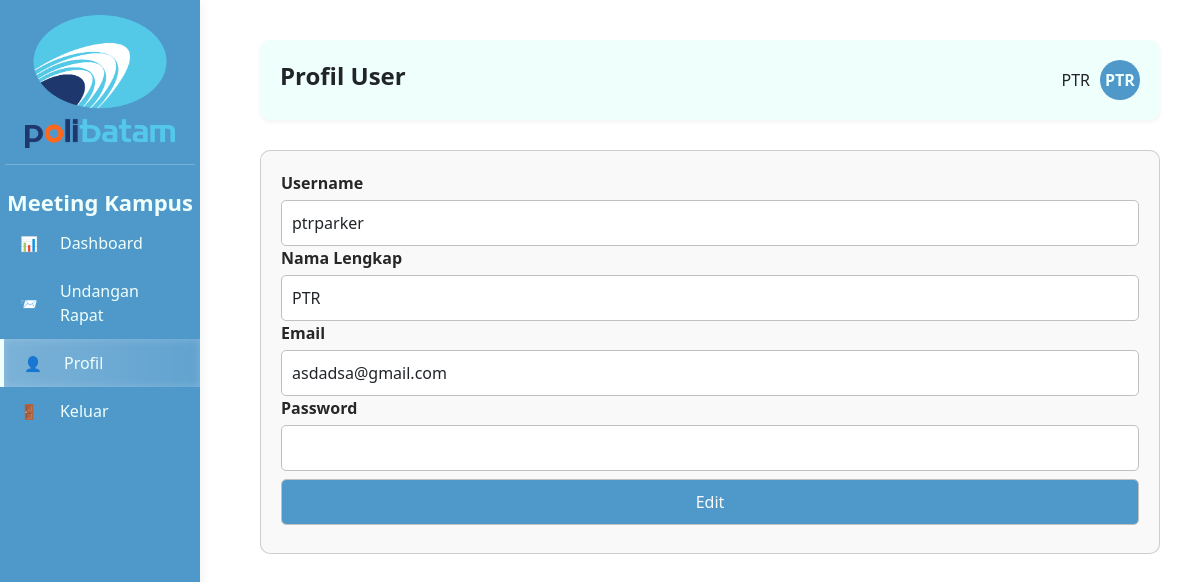
Screenshot of /page/profil.php (signed in) with the database file from the repository.
### tables this page shows
CREATE TABLE `tb_user` (
  `id_user` int NOT NULL,
  `nama` varchar(255) DEFAULT NULL,
  `username` varchar(255) DEFAULT NULL,
  `email` varchar(255) DEFAULT NULL,
  `password` varchar(255) DEFAULT NULL,
  `role` enum('admin','peserta') DEFAULT NULL
);

### page/profil.php (the view, shortened to what this page needs)
<?php
include "../connection/server.php";
$id = $_SESSION['id_user'];
$query = mysqli_query($mysqli, "SELECT * FROM tb_user where id_user = '$id'");
$row = $query->fetch_array();
?>
<!DOCTYPE html>
<html lang="id">
<head>
    <link href="https://cdn.jsdelivr.net/npm/bootstrap@5.3.3/dist/css/bootstrap.min.css"
          rel="stylesheet"
>
    <link rel="stylesheet" href="../assets/css/userpage.css">
</head>
<body>
    <div class="container-fluid d-flex p-0">
        <div class="sidebar" id="sidebar">
            <div class="logo-section">
                <img src="../assets/img/poltek.png" alt="Logo" class="logo-img">
                <hr class="divider">
            </div>
            <div class="logo">Meeting Kampus</div>
                <li class="menu-item">
                    <i>📊</i>
                    <a href="dashboard.php">Dashboard</a>
                </li>
                <li class="menu-item">
                    <i>📨</i>
                    <a href="undangan.php">Undangan Rapat</a>
                </li>
                <li class="menu-item active">
                    <i>👤</i>
                    <a href="profil.php">Profil</a>
                </li>
                <li class="menu-item">
                    <i>🚪</i>
                    <a href="logout.php">Keluar</a>
                </li>
        </div>
<div class="main-content">
<div class="header">
    <h2 class="page-title">Profil User</h2>
    <div class="user-info">
        <span><?= htmlspecialchars($row['nama']) ?></span>
        <div class="user-avatar"><?= substr($row['nama'], 0, 3) ?></div>
    </div>
</div>
                <div class="profile-container">
        <div class="card profile-card">
            <form id="profileForm" method="POST" action="../action/edit_profile_user.php">
                <div class="form-group">
                    <label for="name">Username</label>
                    <input type="text" name="username" id="name" class="form-control" value="<?= $row['username'] ?>" required>
                </div>
                <div class="form-group">
                    <label for="name">Nama Lengkap</label>
                    <input type="text" name="nama" id="name" class="form-control" value="<?= $row['nama'] ?>" required>
                </div>
                <div class="form-group">
                    <label for="email">Email</label>
                    <input type="email" name="email" id="email" class="form-control" value="<?= $row['email'] ?>" required>
                </div>
                <div class="form-group">
                    <label for="department">Password</label>
                    <input type="text" name="password" id="password" class="form-control" >
                </div>
                <div class="form-group my-2" id="buttonArea">
                    <button type="button" id="btnEdit" class="form-control btn-primary">Edit</button>
                </div>
            </form>
        </div>
    </div>
</div>
</body>
</html>

### assets/css/userpage.css (style rules this page uses)
* { margin: 0; padding: 0; box-sizing: border-box; font-family: 'Segoe UI', Arial, sans-serif; }
:root { --primary: #4F98CA; --secondary: #64748b; --light: #EFFFFB; --dark: #272727; --success: #50D890; --warning: #f59e0b; --danger: #ff0000; --blue: #bbe0f8; --green: #b6f1d1; --white: #f9f9f9; --gray: #c1c0c0; --darkgray: #606060; }
.sidebar { width: 200px; color: var(--light); background-color: var(--primary); min-height: 100vh; box-shadow: 2px 0 10px rgba(0, 0, 0, 0.05); padding: 10px 0; position: fixed; left: 0; top: 0; transition: transform 0.3s ease-in-out; z-index: 200; flex-shrink: 0; }
.logo { text-align: center; color: var(--light); font-size: 22px; font-weight: 700; }
.logo-section { padding: 5px ; }
.logo-img { width: 150px; height: auto; display: block; margin: 0 auto; }
.menu-item { width: 100%; padding: 12px 20px; display: flex; align-items: center; cursor: pointer; transition: all 0.3s; font-weight: 400; gap: 12px }
.menu-item:hover, .menu-item.active { background-color: var(--blue); color: var(--light); border-left: 4px solid var(--primary); }
.menu-item i { margin-right: 10px; font-style: normal; font-size: 0.9em; color: var(--light) !important; }
.menu-item a { text-decoration: none; color: var(--light); transition: transform 0.2s ease; background-color: 0.2s ease; display: block; }
.menu-item.active { background: linear-gradient(to right, rgba(254, 254, 254, 0.25), rgba(255, 255, 255, 0.1)); color: var(--light); border-left: 4px solid var(--light); box-shadow: inset 0 0 8px rgba(255, 255, 255, 0.2); }
.main-content { margin-left: 220px; flex-grow: 1; padding: 40px; width: calc(100% - 220px); }
.header { display: flex; justify-content: space-between; align-items: center; margin-bottom: 30px; background-color: var(--light); padding: 20px; border-radius: 10px; box-shadow: 0 2px 4px rgba(0, 0, 0, 0.05); }
.page-title { font-size: 24px; font-weight: 600; }
.user-info { display: flex; align-items: center; gap: 10px; font-weight: 500; }
.user-avatar { width: 40px; height: 40px; border-radius: 50%; background-color: var(--primary); color: var(--light); display: flex; align-items: center; justify-content: center; font-weight: bold; font-size: 16px; }
.card { background-color: var(--white); border-radius: 10px; padding: 20px; margin-bottom: 20px; display: grid; width: 100%; transition: transform 0.3s, opacity 0.5s; }
.btn-primary { background-color: var(--primary); color: var(--white); }
.profile-container { display: flex; gap: 30px; }
.profile-card { flex: 1; }
.form-group label { display: block; margin-bottom: 5px; font-weight: 600; color: var(--dark); }
.form-control { width: 100%; padding: 10px; border: 1px solid var(--gray); border-radius: 5px; display: grid; transition: transform 0.3s, opacity 0.5s; }

### rows the page displays
tb_user: nama "PTR", username "ptrparker", email "asdadsa@gmail.com"
